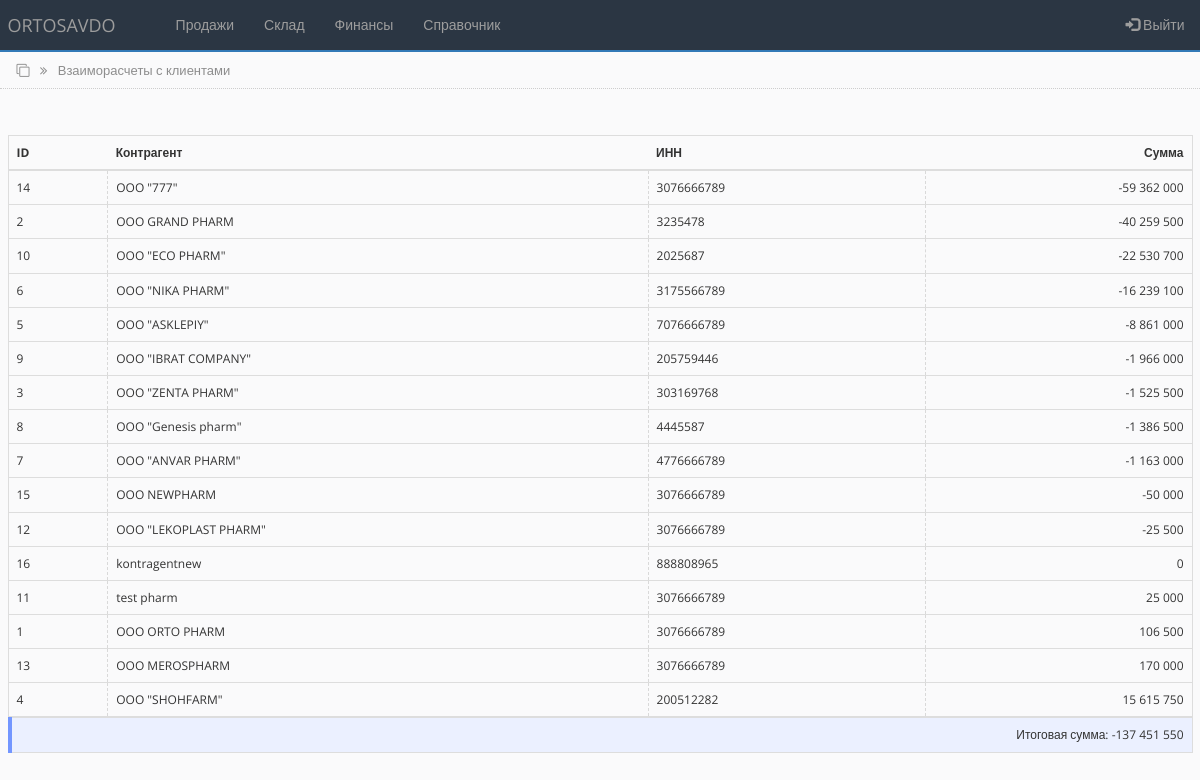
The app's page /settlements_clients.php (signed in) with its own data.
### tables this page shows
CREATE TABLE `counterparties_tbl` (
  `id` int(255) NOT NULL,
  `name` varchar(250) NOT NULL,
  `alternative_name` varchar(250) NOT NULL,
  `inn` varchar(255) NOT NULL,
  `nds` varchar(255) NOT NULL,
  `raschetny_schet` varchar(255) NOT NULL,
  `mfo` varchar(100) NOT NULL,
  `address` varchar(250) NOT NULL,
  `contact` varchar(250) NOT NULL,
  `director` varchar(250) NOT NULL,
  `accountant` varchar(250) NOT NULL,
  `sts` int(10) NOT NULL DEFAULT '1'
);

### bot_lib.php (called while the page is built, shortened)
<?php
function get_contractor($connect, $contractor_id){
	$query = "SELECT * FROM counterparties_tbl WHERE id='$contractor_id'";
	$result = mysqli_query($connect, $query);
	$contractor = mysqli_fetch_assoc($result);
	return $contractor;
}
?>

### settlements_clients.php (the view, shortened to what this page needs)
<?php
include('settings.php');
include('bot_lib.php');
$query = "SELECT id_counterpartie, SUM(prepayment) as total_prepayment, SUM(debt) AS total_debt, SUM(main_prepayment) AS total_main_prepayment FROM debts GROUP BY id_counterpartie";
$rs_result = mysqli_query ($connect, $query);
?>
<!DOCTYPE html>
<html lang="ru">
<head>
    <link rel="stylesheet" href="https://maxcdn.bootstrapcdn.com/bootstrap/3.4.1/css/bootstrap.min.css">
    <link rel="stylesheet" href="https://cdnjs.cloudflare.com/ajax/libs/font-awesome/4.7.0/css/font-awesome.min.css">
    <link rel="stylesheet" href="css/bootstrap-grid.min.css">
    <link rel="stylesheet" href="css/style.css">
</head>
<body>
<?php include 'partSite/nav.php'; ?>
<div class="page_name">
    <div class="container-fluid">
        <i class="fa fa-clone" aria-hidden="true"></i>
        <i class="fa fa-angle-double-right right_cus"></i>
        <span class="right_cus">Взаиморасчеты с клиентами</span>
    </div>
</div>
<div class="toolbar">
</div>
<div id="section-to-print">
    <div class="all_table">
        <div class="container-fluid">
            <table class="table table-hover" style="margin-bottom:0; border-collapse:collapse;">
            <thead>
                <tr>
                    <th scope="col">ID</th>
                    <th scope="col">Контрагент</th>
                    <th scope="col">ИНН</th>
                    <th scope="col" style="text-align:right;">Сумма</th>
                </tr>
            </thead>
            <tbody>
    <?php
        $i = 0;
        $data = array();
        while ($row = mysqli_fetch_array($rs_result)) {
            $last_debt = $row['total_debt'] - $row['total_prepayment'];
            $last_tot = $row['total_main_prepayment'] - $row['total_prepayment'];
            $sum = $last_tot - $last_debt;
            $balance_sum += $sum;
            if ($last_debt == 0 && $last_tot == 0) {
                $i++;
            } else {
                $i++;
            }
            $data[] = array(
                'i' => $i,
                'sum' => $sum,
                'row' => $row
            );
        }
        usort($data, function($a, $b) {
            if ($a['sum'] < 0 && $b['sum'] >= 0) {
                return -1;
            } elseif ($a['sum'] >= 0 && $b['sum'] < 0) {
                return 1;
            } else {
                return $a['sum'] - $b['sum'];
            }
        });
        foreach ($data as $item) {
            $i = $item['i'];
            $sum = $item['sum'];
            $row = $item['row'];
    ?>
    <tr data-toggle="collapse" data-target="#row<?php echo $i;?>" aria-expanded="true" class="accordion-toggle">
        <td><?php echo $i; ?></td>
        <td style="background-color:<?php echo $bg_clr;?>"><?php $user = get_contractor($connect, $row["id_counterpartie"]); echo $user["name"];?></td>
        <td><?php echo $user['inn']?></td>
        <td class="text-right"><?php echo number_format($sum, 0, ',', ' '); ?></td>
    </tr>
    <?php
        }
    ?>
    </tbody>
    <table class="table" style="background-color:#ebf0ff; border-left: 4px solid #7396ff;">
        <tr>
            <td style="text-align:right;">Итоговая сумма: <?php echo number_format($balance_sum, 0, ',', ' '); ?></td>
        </tr>
    </table>
</div>
    </div>
</div>
</body>
</html>

### css/style.css (style rules this page uses)
* { box-sizing: border-box; margin: 0; padding: 0; transition: all 0.01s; }
body { background-color: #FAFAFB; font-family: "Open Sans", sans-serif; font-size: 12px; }
.page_name { width: 100%; height: 37px; padding: 9px; margin-top: -20px; border-bottom: 1px dotted #CDCDCD; color: #8d8d8d; font-size: 13px; }
.right_cus { margin-left: 7px; }
.toolbar { width: 100%; height: 46px; margin: 0; padding: 5px 0; }
.table { border-collapse: collapse; border: 1px solid #dddddd; margin-bottom: 0px; padding-top: 10px; }
table > tbody > tr > td { vertical-align: middle; border-left: 0.00001px dashed #d9d9d9; height: 80%; }

### records on screen
counterparties_tbl: name "OOO \"777\"", inn "3076666789"
counterparties_tbl: name "OOO GRAND PHARM", inn "3235478"
counterparties_tbl: name "OOO \"ECO PHARM\"", inn "2025687"
counterparties_tbl: name "OOO \"NIKA PHARM\"", inn "3175566789"
counterparties_tbl: name "OOO \"ASKLEPIY\"", inn "7076666789"
counterparties_tbl: name "OOO \"IBRAT COMPANY\"", inn "205759446"
counterparties_tbl: name "OOO \"ZENTA PHARM\"", inn "303169768"
counterparties_tbl: name "OOO \"Genesis pharm\"", inn "4445587"
counterparties_tbl: name "OOO \"ANVAR PHARM\"", inn "4776666789"
counterparties_tbl: name "OOO NEWPHARM", inn "3076666789"
counterparties_tbl: name "OOO \"LEKOPLAST PHARM\"", inn "3076666789"
counterparties_tbl: name "kontragentnew", inn "888808965"
counterparties_tbl: name "test pharm", inn "3076666789"
counterparties_tbl: name "OOO ORTO PHARM", inn "3076666789"
counterparties_tbl: name "OOO MEROSPHARM", inn "3076666789"
counterparties_tbl: name "OOO \"SHOHFARM\"", inn "200512282"

### other values on screen
$i "14"
$sum "-59 362 000"
$i "2"
$sum "-40 259 500"
$i "10"
$sum "-22 530 700"
$i "6"
$sum "-16 239 100"
$i "5"
$sum "-8 861 000"
$i "9"
$sum "-1 966 000"
$i "3"
$sum "-1 525 500"
$i "8"
